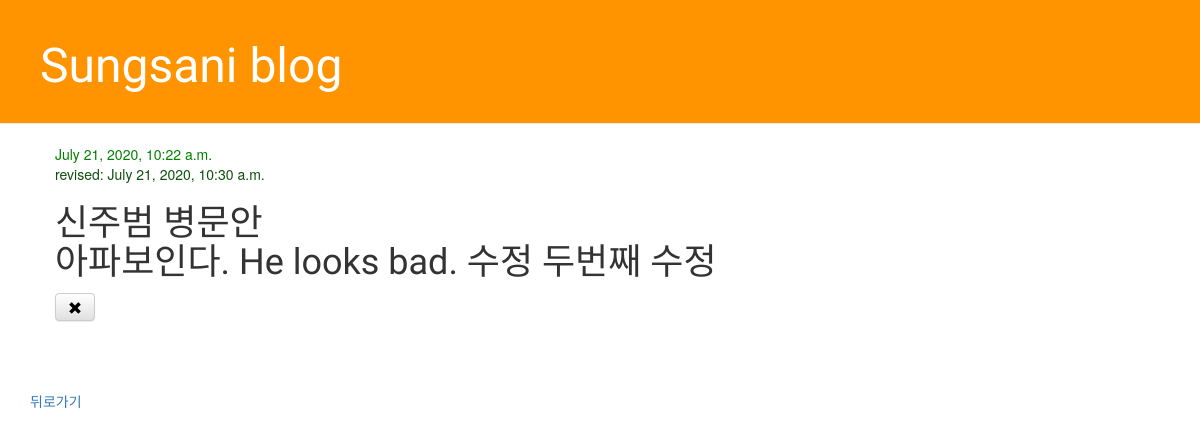
The app's page /sungsani/blog/1/, older data.
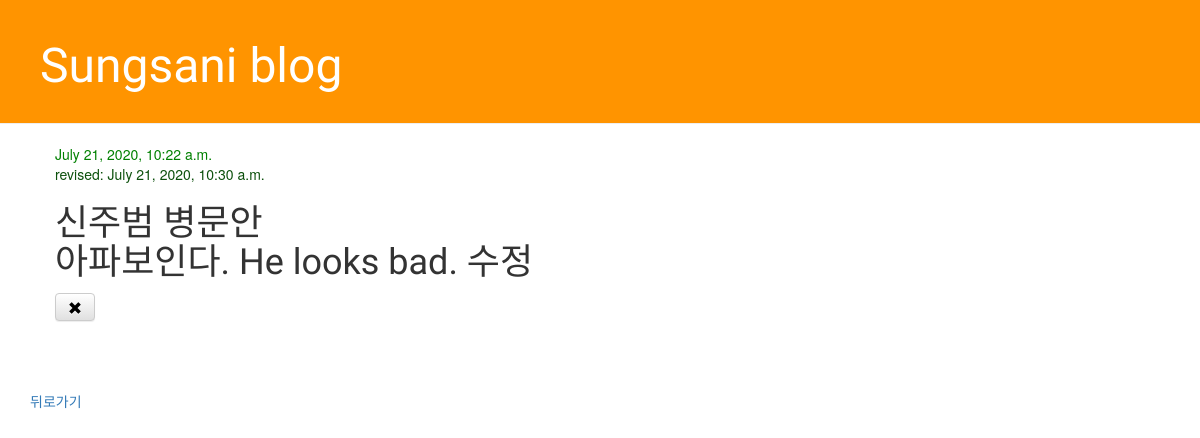
The same page, newer data.
### sungsani/models.py (models this page shows, shortened)
class Post(models.Model):
    author = models.ForeignKey(settings.AUTH_USER_MODEL, on_delete=models.CASCADE)
    title = models.CharField(max_length=200)
    text = models.TextField()
    created_date = models.DateTimeField(default=timezone.now)
    published_date = models.DateTimeField(blank=True, null=True)
    revised_date = models.DateTimeField(blank=True, null=True)

### sungsani/views.py (the view)
# urls.py: path('blog/<int:pk>/', views.post_detail, name="post_detail"),
def post_detail(request, pk):
    post = get_object_or_404(Post, pk=pk)
    return render(request, 'sungsani/post_detail.html', {'post': post})

### sungsani/templates/sungsani/post_detail.html (shortened to what this page needs)
{% extends 'sungsani/base.html' %}
{% block content %}
    <div class="post">
        {% if post.revised_date %}
            <div class="date">
                {{ post.published_date }}
            </div>
            <span style="color: rgb(12, 80, 12);">revised: {{ post.revised_date }}</span>
        {% elif post.published_date %}
        <div class="date">
            {{ post.published_date }}
        </div>
        {% else %}
        <a class="btn btn-default" href="{% url 'sungsani:post_publish' pk=post.pk %}">Publish</a>
        {% endif %}
        <h1>{{ post.title }}
        <p>{{ post.text|linebreaksbr }}</p>
        <a class="btn btn-default" href="{% url 'sungsani:post_remove' pk=post.pk %}"><span class="glyphicon glyphicon-remove"></span></a>
    </div>
{% endblock %}

Row changes from the older to the newer data that the page shows:
changed Post "신주범 병문안": text "아파보인다. He looks bad. 수정 두번째 수정" → "아파보인다. He looks bad. 수정"
